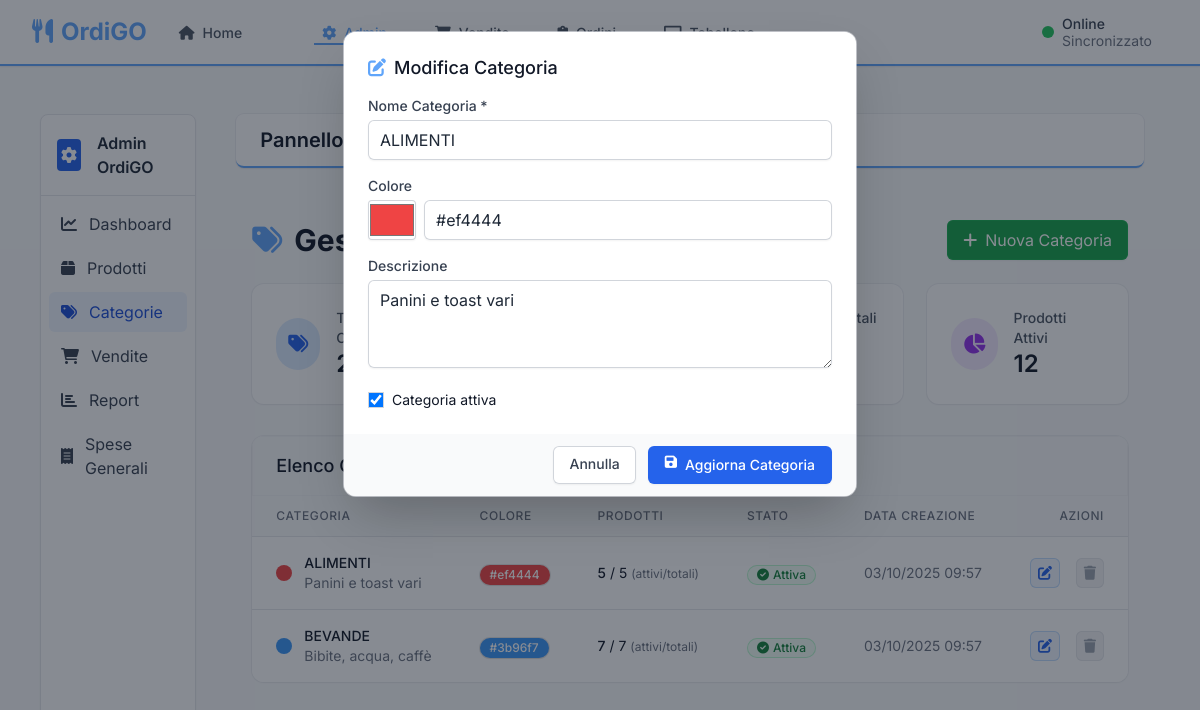
Page /index.php?route=admin&page=categories&action=edit&id=1 on the committed database.
### tables this page shows
CREATE TABLE categories (
            id INTEGER PRIMARY KEY AUTOINCREMENT,
            name VARCHAR(100) NOT NULL UNIQUE,
            description TEXT,
            color VARCHAR(7) DEFAULT '#3B82F6',
            icon VARCHAR(50) DEFAULT 'tag',
            active BOOLEAN DEFAULT 1,
            created_at DATETIME DEFAULT CURRENT_TIMESTAMP,
            updated_at DATETIME DEFAULT CURRENT_TIMESTAMP
        );

### admin/categories.php (the view, shortened to what the rows shown need)
<?php
$db = Database::getInstance();
$action = $_POST['action'] ?? $_GET['action'] ?? '';
$stmt = $db->query("
    SELECT c.id, c.name, c.description, c.color as color_hex, c.active, c.created_at,
           COUNT(DISTINCT p_active.id) as active_products,
           COUNT(DISTINCT p_all.id) as product_count
    FROM categories c
    LEFT JOIN products p_active ON c.id = p_active.category_id AND p_active.active = 1
    LEFT JOIN products p_all ON c.id = p_all.category_id
    GROUP BY c.id, c.name, c.description, c.color, c.active, c.created_at
    ORDER BY c.name
");
$categories = $stmt->fetchAll();
$edit_category = null;
if ($action === 'edit' && isset($_GET['id'])) {
    $stmt = $db->query("SELECT * FROM categories WHERE id = ?", [$_GET['id']]);
    $edit_category = $stmt->fetch();
}
?>
<div class="container mx-auto px-4 py-6">
    <div class="flex justify-between items-center mb-6">
        <h1 class="text-3xl font-bold text-gray-900">
            <i class="fas fa-tags mr-3 text-primary"></i>Gestione Categorie
        </h1>
    </div>
    <div class="bg-white rounded-xl shadow-sm ring-1 ring-gray-200/60 overflow-hidden">
        <div class="overflow-x-auto">
            <table class="min-w-full divide-y divide-gray-200">
                <thead class="bg-gray-50">
                    <tr>
                        <th class="px-6 py-3 text-left text-xs font-medium text-gray-500 uppercase tracking-wider">Categoria</th>
                        <th class="px-6 py-3 text-left text-xs font-medium text-gray-500 uppercase tracking-wider">Colore</th>
                        <th class="px-6 py-3 text-left text-xs font-medium text-gray-500 uppercase tracking-wider">Prodotti</th>
                        <th class="px-6 py-3 text-left text-xs font-medium text-gray-500 uppercase tracking-wider">Stato</th>
                        <th class="px-6 py-3 text-left text-xs font-medium text-gray-500 uppercase tracking-wider">Data Creazione</th>
                        <th class="px-6 py-3 text-right text-xs font-medium text-gray-500 uppercase tracking-wider">Azioni</th>
                    </tr>
                </thead>
                <tbody class="bg-white divide-y divide-gray-200">
                    <?php foreach ($categories as $category): ?>
                        <tr class="hover:bg-gray-50 transition">
                            <td class="px-6 py-4 whitespace-nowrap">
                                <div class="flex items-center">
                                    <div class="w-4 h-4 rounded-full mr-3" style="background-color: <?= htmlspecialchars($category['color_hex'] ?? '#3B82F6') ?>"></div>
                                    <div>
                                        <div class="text-sm font-medium text-gray-900"><?= htmlspecialchars($category['name'] ?? '') ?></div>
                                        <?php if (!empty($category['description'])): ?>
                                            <div class="text-sm text-gray-500"><?= htmlspecialchars($category['description']) ?></div>
                                        <?php endif; ?>
                                    </div>
                                </div>
                            </td>
                            <td class="px-6 py-4 whitespace-nowrap">
                                <span class="inline-flex items-center px-2.5 py-0.5 rounded-full text-xs font-medium text-white ring-1 ring-black/10 shadow-sm" style="background-color: <?= htmlspecialchars($category['color_hex'] ?? '#3B82F6') ?>">
                                    <?= htmlspecialchars($category['color_hex'] ?? '#3B82F6') ?>
                                </span>
                            </td>
                            <td class="px-6 py-4 whitespace-nowrap text-sm text-gray-900">
                                <span class="font-medium"><?= $category['active_products'] ?></span> / <?= $category['product_count'] ?>
                                <span class="text-gray-500 text-xs">(attivi/totali)</span>
                            </td>
                            <td class="px-6 py-4 whitespace-nowrap">
                                <?php if ($category['active']): ?>
                                    <span class="inline-flex items-center px-2.5 py-0.5 rounded-full text-xs font-medium bg-green-50 text-green-700 ring-1 ring-inset ring-green-200">
                                        <i class="fas fa-check-circle mr-1"></i>Attiva
                                    </span>
                                <?php else: ?>
                                    <span class="inline-flex items-center px-2.5 py-0.5 rounded-full text-xs font-medium bg-red-50 text-red-700 ring-1 ring-inset ring-red-200">
                                        <i class="fas fa-times-circle mr-1"></i>Inattiva
                                    </span>
                                <?php endif; ?>
                            </td>
                            <td class="px-6 py-4 whitespace-nowrap text-sm text-gray-500">
                                <?= date('d/m/Y H:i', strtotime($category['created_at'])) ?>
                            </td>
                            <td class="px-6 py-4 whitespace-nowrap text-right text-sm font-medium">
                <a href="?route=admin&page=categories&action=edit&id=<?= $category['id'] ?>"
                                   class="inline-flex items-center p-2 rounded-md bg-blue-50 text-blue-600 hover:bg-blue-100 mr-3 ring-1 ring-inset ring-blue-200 transition-colors duration-150">
                                    <i class="fas fa-edit"></i>
                                </a>
                                <?php if ($category['active_products'] == 0): ?>
                <a href="?route=admin&page=categories&action=delete&id=<?= $category['id'] ?>"
                                       onclick="return confirm('Sei sicuro di voler eliminare questa categoria?')"
                                       class="inline-flex items-center p-2 rounded-md bg-red-50 text-red-600 hover:bg-red-100 ring-1 ring-inset ring-red-200 transition-colors duration-150">
                                        <i class="fas fa-trash"></i>
                                    </a>
                                <?php else: ?>
                                    <span class="inline-flex items-center p-2 rounded-md bg-gray-100 text-gray-400 ring-1 ring-inset ring-gray-200 transition-colors duration-150" title="Impossibile eliminare: categoria con prodotti attivi associati">
                                        <i class="fas fa-trash"></i>
                                    </span>
                                <?php endif; ?>
                            </td>
                        </tr>
                    <?php endforeach; ?>
                </tbody>
            </table>
        </div>
    </div>
</div>
<?php if ($edit_category): ?>
<div id="editCategoryModal" class="fixed inset-0 bg-gray-900 bg-opacity-50 z-50" role="dialog" aria-modal="true" aria-labelledby="editCategoryTitle">
    <div class="flex items-center justify-center min-h-screen pt-4 px-4 pb-20 text-center sm:block sm:p-0">
        <div class="inline-block align-bottom bg-white rounded-xl ring-1 ring-gray-200/60 text-left overflow-hidden shadow-2xl transform transition-all my-8 sm:my-8 sm:align-middle w-full max-w-md sm:max-w-lg mx-4 sm:mx-0">
            <form method="POST" action="?route=admin&page=categories&action=edit">
                <div class="bg-white px-4 sm:px-6 py-5 sm:py-6">
                    <div class="sm:flex sm:items-start">
                        <div class="mt-3 text-center sm:mt-0 sm:text-left w-full">
                            <h3 id="editCategoryTitle" class="text-lg leading-6 font-medium text-gray-900 mb-4">
                                <i class="fas fa-edit mr-2 text-primary"></i>Modifica Categoria
                            </h3>
                            <div class="space-y-4">
                                <div>
                                    <label class="block text-sm font-medium text-gray-700 mb-1">Nome Categoria *</label>
                                    <input type="text" name="name" value="<?= htmlspecialchars($edit_category['name']) ?>" required
                                           class="w-full px-3 py-2 rounded-md shadow-sm ring-1 ring-inset ring-gray-300 focus:outline-none focus:ring-2 focus:ring-blue-500">
                                </div>
                                <div>
                                    <label class="block text-sm font-medium text-gray-700 mb-1">Colore</label>
                                    <div class="flex items-center space-x-2">
                                        <input type="color" name="color_hex" value="<?= htmlspecialchars($edit_category['color'] ?? '#3B82F6') ?>"
                                               class="w-12 h-10 rounded cursor-pointer shadow-sm ring-1 ring-inset ring-gray-300">
                                        <input type="text" name="color_hex_text" value="<?= htmlspecialchars($edit_category['color'] ?? '#3B82F6') ?>"
                                               class="flex-1 px-3 py-2 rounded-md shadow-sm ring-1 ring-inset ring-gray-300 focus:outline-none focus:ring-2 focus:ring-blue-500">
                                    </div>
                                </div>
                                <div>
                                    <label class="block text-sm font-medium text-gray-700 mb-1">Descrizione</label>
                                    <textarea name="description" rows="3"
                                              class="w-full px-3 py-2 rounded-md shadow-sm ring-1 ring-inset ring-gray-300 focus:outline-none focus:ring-2 focus:ring-blue-500"><?= htmlspecialchars($edit_category['description'] ?? '') ?></textarea>
                                </div>
                                <div class="flex items-center">
                                    <input type="checkbox" name="active" <?= $edit_category['active'] ? 'checked' : '' ?>
                                           class="h-4 w-4 text-primary focus:ring-primary ring-1 ring-inset ring-gray-300 rounded">
                                    <label class="ml-2 block text-sm text-gray-900">Categoria attiva</label>
                                </div>
                            </div>
                        </div>
                    </div>
                </div>
                <div class="bg-gray-50 px-4 py-3 sm:px-6 sm:flex sm:flex-row-reverse">
                    <button type="submit" class="w-full inline-flex justify-center rounded-md border border-transparent shadow-sm px-4 py-2 bg-blue-600 text-base font-medium text-white hover:bg-blue-700 focus:outline-none focus:ring-2 focus:ring-offset-2 focus:ring-blue-600 sm:ml-3 sm:w-auto sm:text-sm">
                        <i class="fas fa-save mr-2"></i>Aggiorna Categoria
                    </button>
                <a href="?route=admin&page=categories" class="mt-3 w-full inline-flex justify-center rounded-md ring-1 ring-inset ring-gray-300 shadow-sm px-4 py-2 bg-white text-base font-medium text-gray-700 hover:bg-gray-50 focus:outline-none focus:ring-2 focus:ring-offset-2 focus:ring-blue-600 sm:mt-0 sm:ml-3 sm:w-auto sm:text-sm">
                        Annulla
                    </a>
                </div>
            </form>
        </div>
    </div>
</div>
<?php endif; ?>

### rows in the picture
categories: name "ALIMENTI", description "Panini e toast vari", color "#ef4444", active_products "5", product_count "5", shows "Attiva", created_at "03/10/2025 09:57", color_hex "#ef4444", color_hex_text "#ef4444", active "☑"
categories: name "BEVANDE", description "Bibite, acqua, caffè", color "#3b96f7", active_products "7", product_count "7", active True (drawn), created_at "03/10/2025 09:57"

### other values in the picture
array_sum(array_column($categories, 'active_products')) "12"
